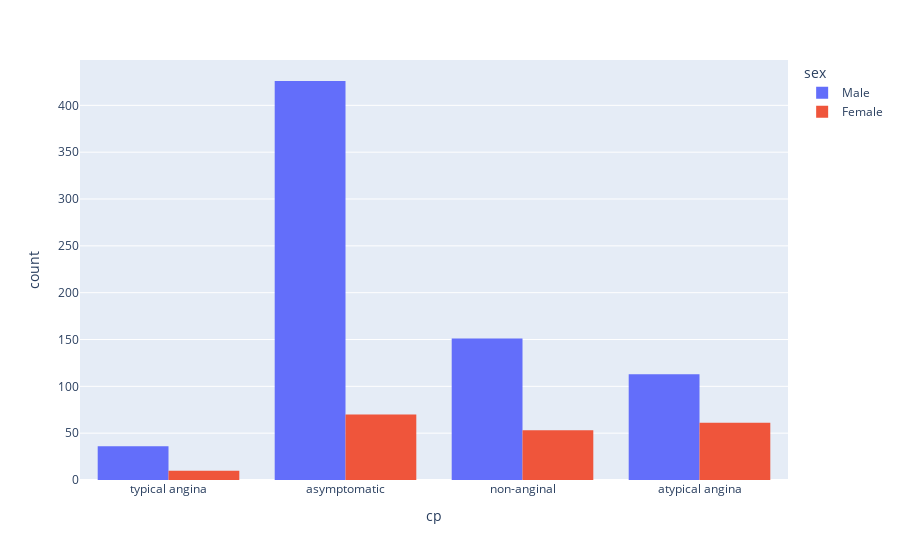

The notebook cell this image was saved under:
### Markdown cell above
#  CP Column</span>

### Code cell
plt.figure(figsize=(10,6))
# value count of cp column
print("value_counts of :",df['cp'].value_counts())
# count plot of cp column by sex column
fig = px.histogram(df, x='cp', color='sex', barmode='group')
fig.show()

### Figure 1 — Plotly figure (JSON) as saved in the notebook; plotly's stock layout.template omitted (floating-point values rounded to 4 significant figures; data arrays with more than 128 entries replaced by an {"elided": "..."} marker saying what was removed)
{"data": [{"alignmentgroup": "True", "bingroup": "x", "hovertemplate": "sex=Male<br>cp=%{x}<br>count=%{y}<extra></extra>", "legendgroup": "Male", "marker": {"color": "#636efa", "pattern": {"shape": ""}}, "name": "Male", "offsetgroup": "Male", "orientation": "v", "showlegend": true, "type": "histogram", "x": {"elided": "726 str values"}, "xaxis": "x", "yaxis": "y"}, {"alignmentgroup": "True", "bingroup": "x", "hovertemplate": "sex=Female<br>cp=%{x}<br>count=%{y}<extra></extra>", "legendgroup": "Female", "marker": {"color": "#EF553B", "pattern": {"shape": ""}}, "name": "Female", "offsetgroup": "Female", "orientation": "v", "showlegend": true, "type": "histogram", "x": {"elided": "194 str values"}, "xaxis": "x", "yaxis": "y"}], "layout": {"barmode": "group", "legend": {"title": {"text": "sex"}, "tracegroupgap": 0}, "margin": {"t": 60}, "xaxis": {"anchor": "y", "domain": [0, 1], "title": {"text": "cp"}}, "yaxis": {"anchor": "x", "domain": [0, 1], "title": {"text": "count"}}}}
